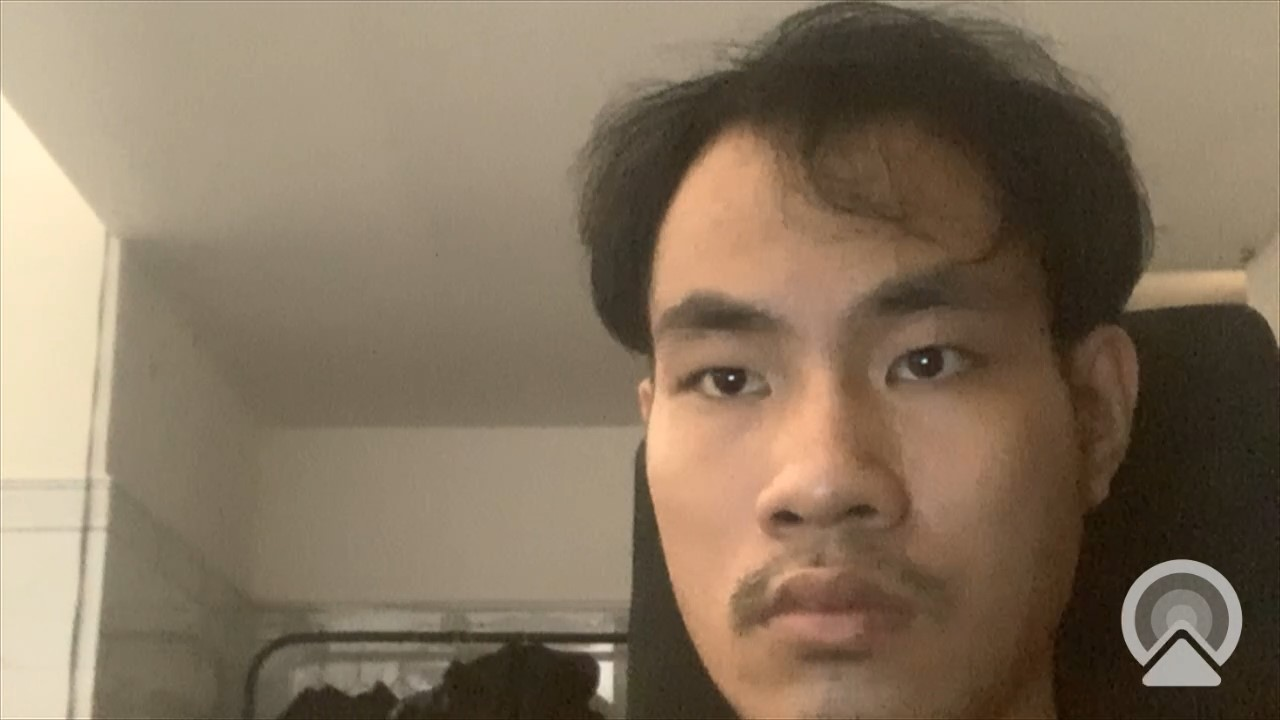
#> input picture FaceAttendance/assets/dataset/1/Camo Snapshot 2024-06-25 - 14-13-57.jpg, 1280 x 720 px; its folder holds only this picture in this run
$ python prepare_training_data.py
#> lines starting #> are read from the running program, lines starting #| are printed output that depends on the picture
import os
import cv2
import numpy as np


def prepare_training_data(data_folder_path):
    # Load the user cascade classifier
#> called with data_folder_path = '../../assets/dataset'
    face_cascade = cv2.CascadeClassifier(cv2.data.haarcascades + 'haarcascade_frontalface_default.xml')

    # List to hold all subject faces and labels
    faces = []
    labels = []

    # Dictionary to map label IDs to person names
    label_map = {}
    label_id = 0

    # Loop through each person in the training data folder
    for person_name in os.listdir(data_folder_path):
        person_dir = os.path.join(data_folder_path, person_name)

        # Assign a unique label ID to each person
        if person_name not in label_map.values():
            label_map[label_id] = person_name
            current_label_id = label_id
            label_id += 1
        else:
            # Find the label ID for the existing person
            current_label_id = [key for key, value in label_map.items() if value == person_name][0]

        for image_name in os.listdir(person_dir):
            if image_name.startswith('.'):
                if image_name.startswith('.'):
                    continue
            image_path = os.path.join(person_dir, image_name)
            image = cv2.imread(image_path)
#> image is the input picture: shape (720, 1280, 3); mean B, G, R 94, 115.5, 133
            print(image_path)
            gray_image = cv2.cvtColor(image, cv2.COLOR_BGR2GRAY)
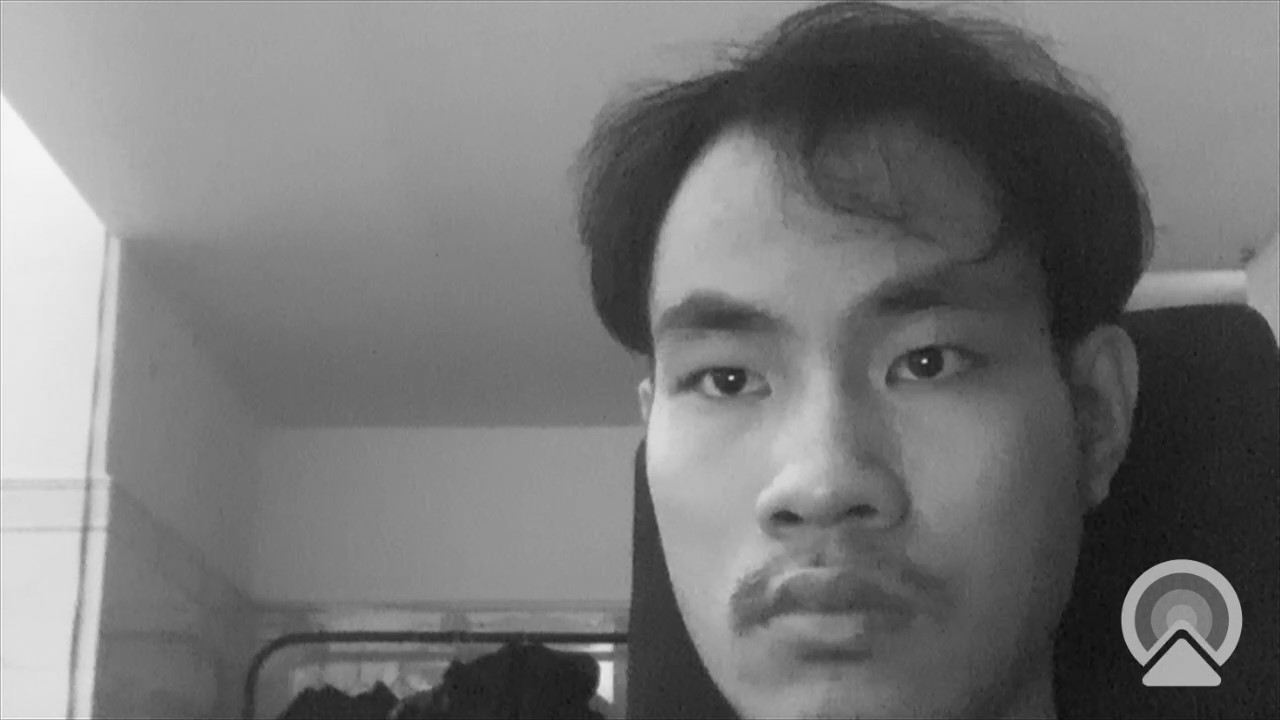
#> gray_image: shape (720, 1280); min 4, max 252, mean 118.3

            # Detect user in the image
            faces_rects = face_cascade.detectMultiScale(gray_image, scaleFactor=1.1, minNeighbors=5, minSize=(100, 100))
#> faces_rects = [[575, 176, 497, 497]]

            # If a user is detected, add it to the training set
            for (x, y, w, h) in faces_rects:
                face = gray_image[y:y+h, x:x+w]
                faces.append(face)
                labels.append(current_label_id)
#> this loop made 1 pass
#> pass 1, in prepare_training_data, `face = gray_image[y:y+h, x:x+w]`:
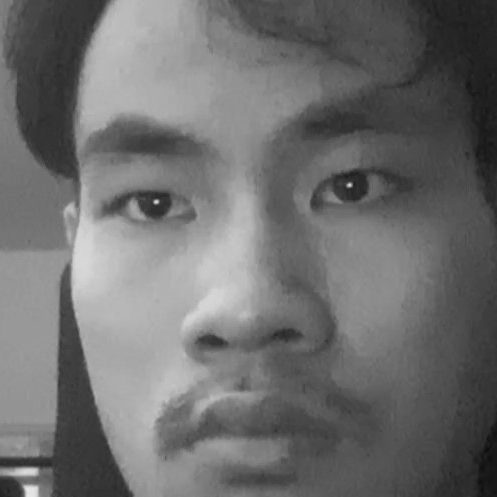
#> face: shape (497, 497); min 14, max 231, mean 109.9
#> after the loop, faces = 1 item; labels = [0]
#> pass 2 of the loop in prepare_training_data, `for person_name in os.listdir(data_folder_path):`:
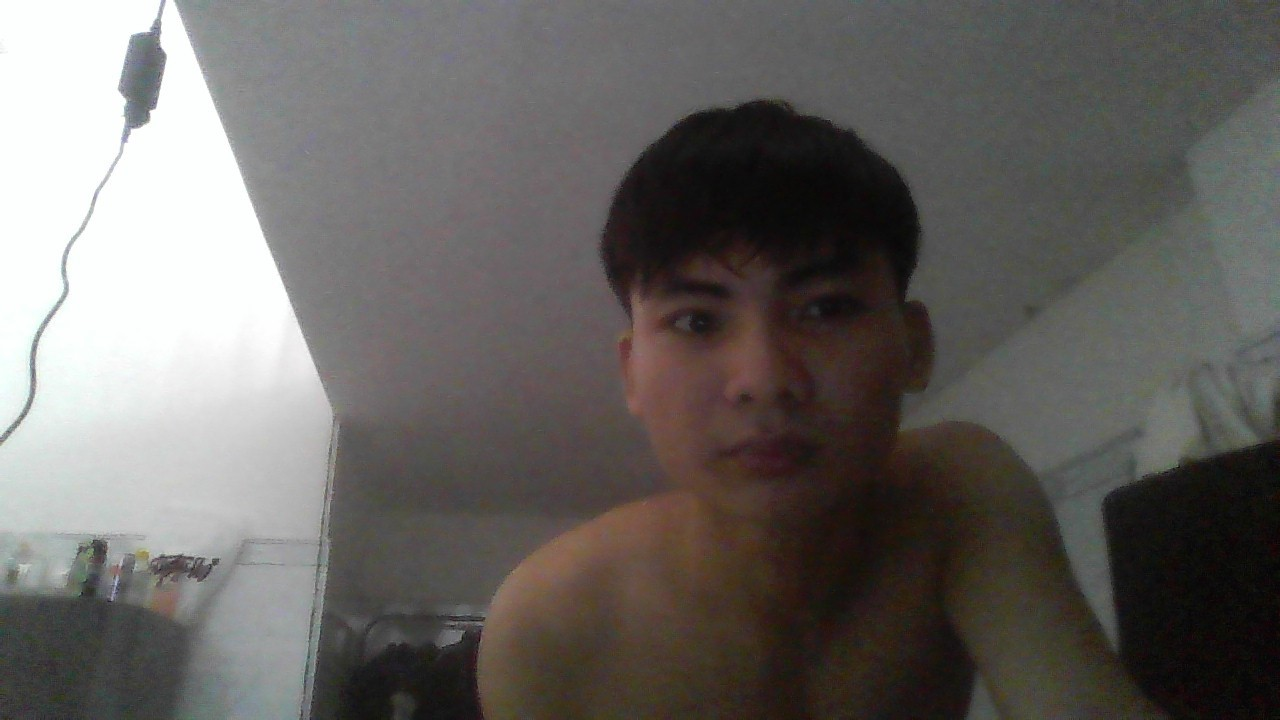
#> input picture FaceAttendance/assets/dataset/2/WIN_20240625_13_39_44_Pro.jpg, 1280 x 720 px
#> in prepare_training_data, image is the input picture: shape (720, 1280, 3); mean B, G, R 98.1, 100.9, 104.1
#> in prepare_training_data, `gray_image = cv2.cvtColor(image, cv2.COLOR_BGR2GRAY)`:
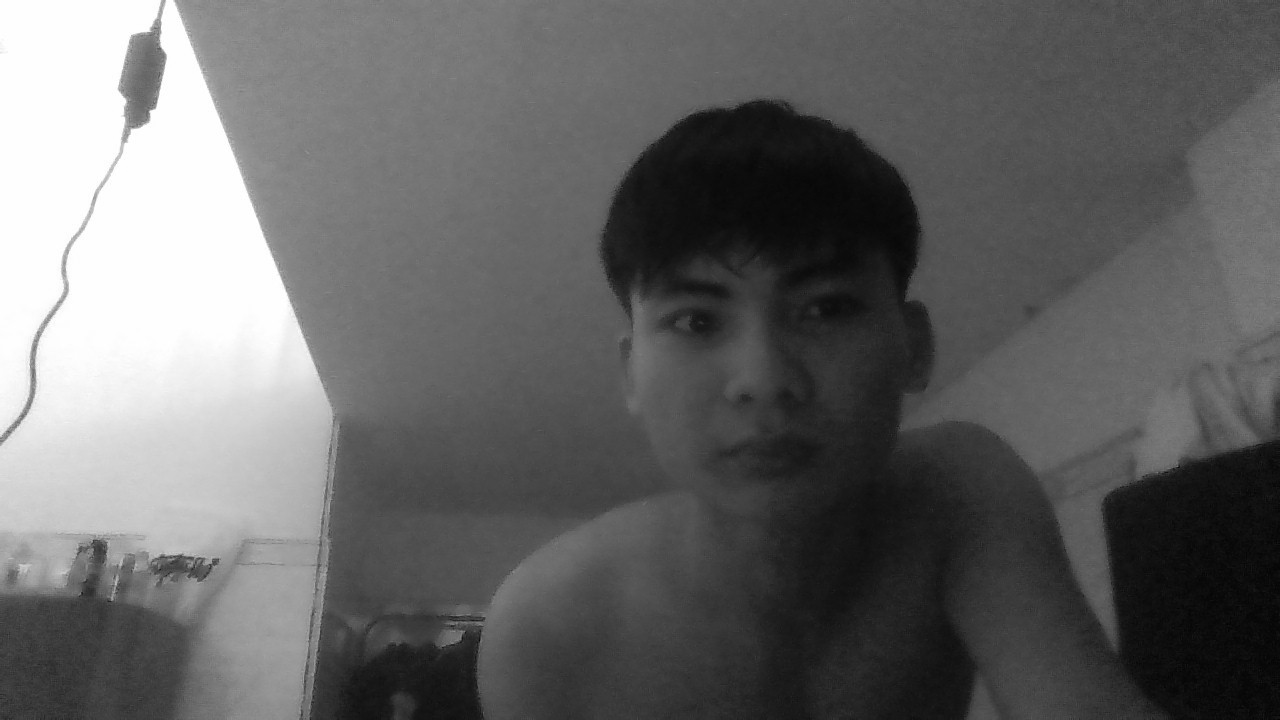
#> gray_image: shape (720, 1280); min 1, max 255, mean 101.6
#> faces_rects = [[593, 194, 330, 330]]
#> the loop in prepare_training_data, `for (x, y, w, h) in faces_rects:` made 1 pass
#> pass 1, in prepare_training_data, `face = gray_image[y:y+h, x:x+w]`:
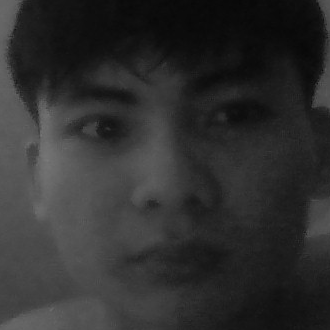
#> face: shape (330, 330); min 7, max 122, mean 47
#> after the loop in prepare_training_data, `for (x, y, w, h) in faces_rects:`: faces = 2 items; labels = [0, 1]

    return faces, labels, label_map

def train_face_recognizer(data_folder_path):
    # Prepare training data
    faces, labels, label_map = prepare_training_data(data_folder_path)
#> faces = 2 items; labels = [0, 1]; label_map = {0: '1', 1: '2'}

    # Convert labels to numpy array of integers
    labels = np.array(labels, dtype=np.int32)

    # Create an LBPH user recognizer
    recognizer = cv2.face.LBPHFaceRecognizer_create()

    # Train the recognizer on the faces and labels
    recognizer.train(faces, labels)

    # Save the trained model and label map
    recognizer.save('../assets/train/face_recognizer.yml')
    np.save('../../assets/train/label_map.npy', label_map)

    print("Training completed and model saved.")

# Example usage
train_face_recognizer('../../assets/dataset')
